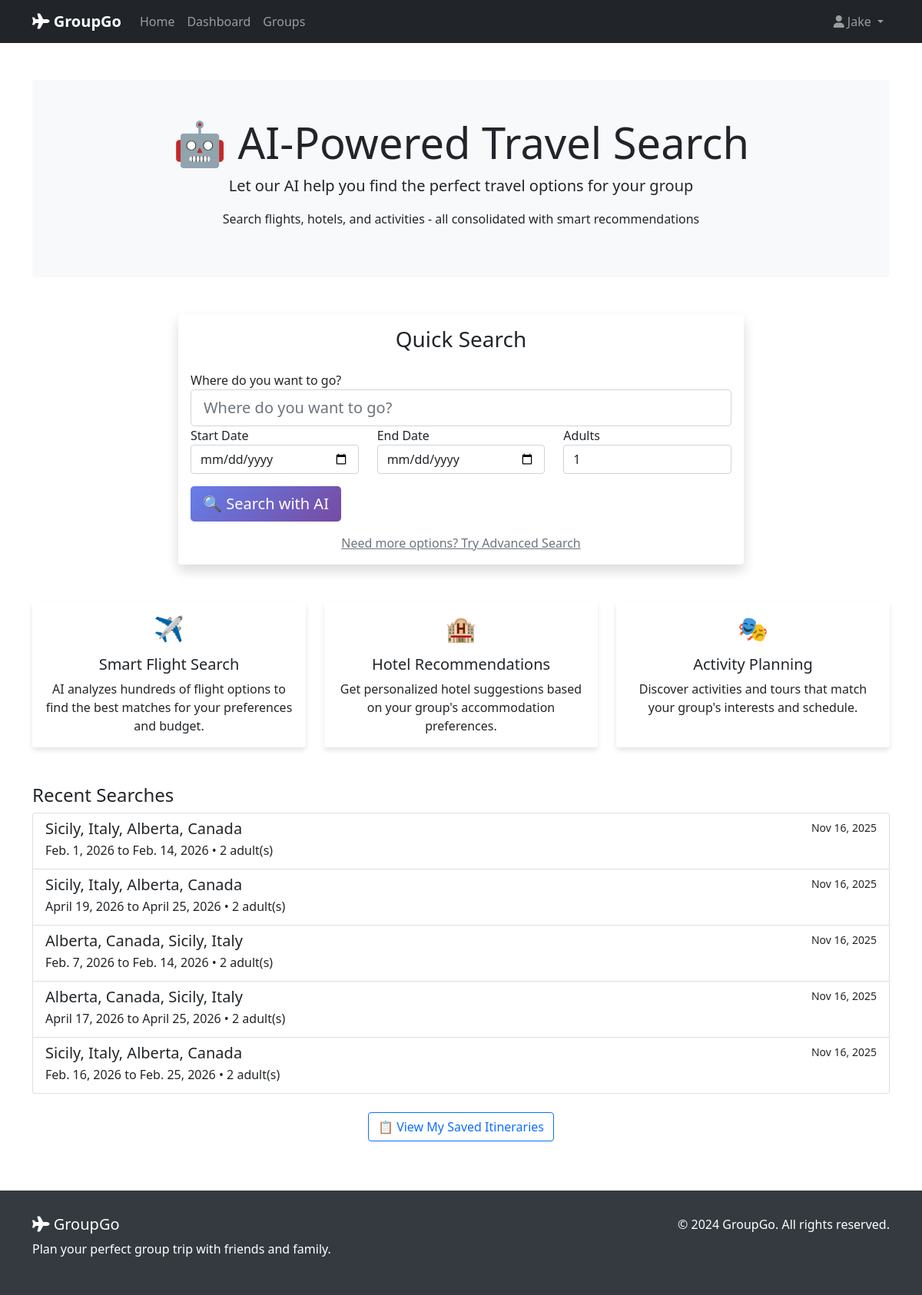
The page /ai/ (signed in) on the database as committed earlier.
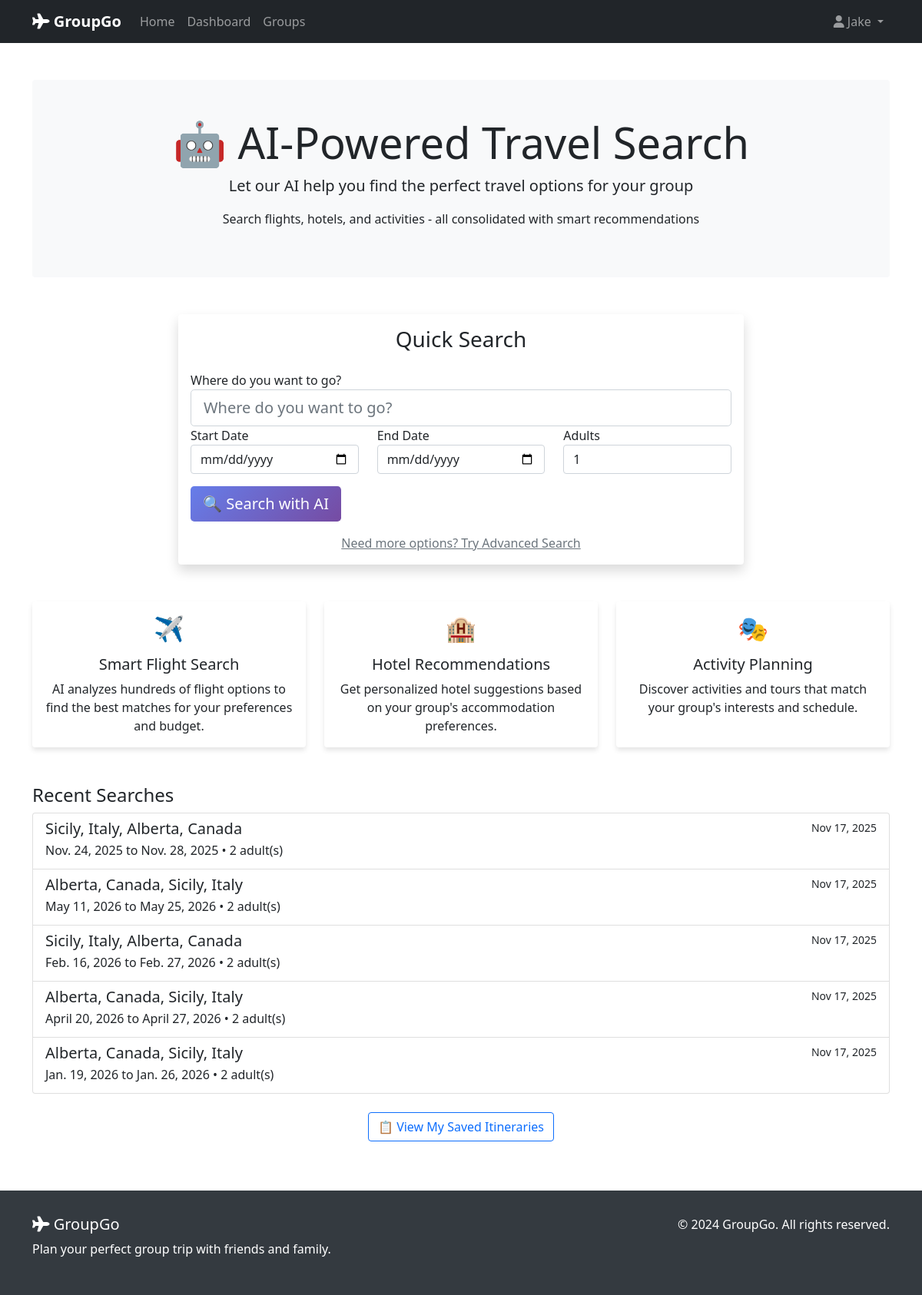
The same page on the database as committed later.
### ai_implementation/models.py (models this page shows, shortened)
class TravelSearch(models.Model):
    id = models.UUIDField(primary_key=True, default=uuid.uuid4, editable=False)
    user = models.ForeignKey(
        User, on_delete=models.CASCADE, related_name="travel_searches"
    )
    group = models.ForeignKey(
        "travel_groups.TravelGroup",
        on_delete=models.CASCADE,
        null=True,
        blank=True,
        related_name="ai_searches",
    )
    destination = models.CharField(max_length=200)
    origin = models.CharField(max_length=200, blank=True, null=True)
    start_date = models.DateField()
    end_date = models.DateField()
    adults = models.PositiveIntegerField(default=1)
    rooms = models.PositiveIntegerField(default=1)
    budget_min = models.DecimalField(
        max_digits=10, decimal_places=2, null=True, blank=True
    )
    budget_max = models.DecimalField(
        max_digits=10, decimal_places=2, null=True, blank=True
    )
    accommodation_type = models.CharField(max_length=100, blank=True, null=True)
    activity_categories = models.TextField(
        blank=True, null=True, help_text="Comma-separated list"
    )
    created_at = models.DateTimeField(auto_now_add=True)
    updated_at = models.DateTimeField(auto_now=True)
    is_completed = models.BooleanField(default=False)
    class Meta:
        ordering = ["-created_at"]
        verbose_name = "Travel Search"
        verbose_name_plural = "Travel Searches"

### ai_implementation/views.py (the view)
# urls.py: path('', views.search_home, name='search_home'),
@login_required
def search_home(request):
    quick_form = QuickSearchForm()
    recent_searches = TravelSearch.objects.filter(user=request.user)[:5]
    context = {
        "quick_form": quick_form,
        "recent_searches": recent_searches,
    }
    return render(request, "ai_implementation/search_home.html", context)

### ai_implementation/forms.py (shortened to what this page needs)
class QuickSearchForm(forms.Form):
    destination = forms.CharField(
        max_length=200,
        widget=forms.TextInput(attrs={
            'class': 'form-control form-control-lg',
            'placeholder': 'Where do you want to go?'
        })
    )
    start_date = forms.DateField(
        widget=forms.DateInput(attrs={
            'class': 'form-control',
            'type': 'date'
        })
    )
    end_date = forms.DateField(
        widget=forms.DateInput(attrs={
            'class': 'form-control',
            'type': 'date'
        })
    )
    adults = forms.IntegerField(
        initial=1,
        min_value=1,
        max_value=20,
        widget=forms.NumberInput(attrs={
            'class': 'form-control',
            'value': '1'
        })
    )

### ai_implementation/templates/ai_implementation/search_home.html (shortened to what the changed rows need)
{% extends 'base.html' %}
{% load static %}
{% block content %}
<div class="container mt-5">
    <div class="jumbotron text-center bg-light p-5 rounded">
        <h1 class="display-4">🤖 AI-Powered Travel Search</h1>
    </div>
    <div class="row mt-5 mb-5">
        <div class="col-md-4">
            <div class="card h-100 text-center">
                <div class="card-body">
                    <h2 class="mb-3">✈️</h2>
                </div>
            </div>
        </div>
        <div class="col-md-4">
            <div class="card h-100 text-center">
                <div class="card-body">
                    <h2 class="mb-3">🏨</h2>
                </div>
            </div>
        </div>
        <div class="col-md-4">
            <div class="card h-100 text-center">
                <div class="card-body">
                    <h2 class="mb-3">🎭</h2>
                </div>
            </div>
        </div>
    </div>
    {% if recent_searches %}
    <div class="row mt-5">
        <div class="col-md-12">
            <div class="list-group">
                {% for search in recent_searches %}
                <a href="{% url 'ai_implementation:search_results' search.id %}" class="list-group-item list-group-item-action">
                    <div class="d-flex w-100 justify-content-between">
                        <h5 class="mb-1">{{ search.destination }}</h5>
                        <small>{{ search.created_at|date:"M d, Y" }}</small>
                    </div>
                    <p class="mb-1">{{ search.start_date }} to {{ search.end_date }} • {{ search.adults }} adult(s)</p>
                </a>
                {% endfor %}
            </div>
        </div>
    </div>
    {% endif %}
</div>
{% endblock %}

Rows that differ between the two databases and show on the page:
no longer on this page (row unchanged): TravelSearch: destination "Sicily, Italy, Alberta, Canada", created_at "Nov 16, 2025", start_date "Feb. 1, 2026", end_date "Feb. 14, 2026", adults "2"
no longer on this page (row unchanged): TravelSearch: destination "Sicily, Italy, Alberta, Canada", created_at "Nov 16, 2025", start_date "April 19, 2026", end_date "April 25, 2026", adults "2"
no longer on this page (row unchanged): TravelSearch: destination "Alberta, Canada, Sicily, Italy", created_at "Nov 16, 2025", start_date "Feb. 7, 2026", end_date "Feb. 14, 2026", adults "2"
no longer on this page (row unchanged): TravelSearch: destination "Alberta, Canada, Sicily, Italy", created_at "Nov 16, 2025", start_date "April 17, 2026", end_date "April 25, 2026", adults "2"
no longer on this page (row unchanged): TravelSearch: destination "Sicily, Italy, Alberta, Canada", created_at "Nov 16, 2025", start_date "Feb. 16, 2026", end_date "Feb. 25, 2026", adults "2"
added TravelSearch: destination "Sicily, Italy, Alberta, Canada", created_at "Nov 17, 2025", start_date "Nov. 24, 2025", end_date "Nov. 28, 2025", adults "2"
added TravelSearch: destination "Alberta, Canada, Sicily, Italy", created_at "Nov 17, 2025", start_date "May 11, 2026", end_date "May 25, 2026", adults "2"
added TravelSearch: destination "Sicily, Italy, Alberta, Canada", created_at "Nov 17, 2025", start_date "Feb. 16, 2026", end_date "Feb. 27, 2026", adults "2"
added TravelSearch: destination "Alberta, Canada, Sicily, Italy", created_at "Nov 17, 2025", start_date "April 20, 2026", end_date "April 27, 2026", adults "2"
added TravelSearch: destination "Alberta, Canada, Sicily, Italy", created_at "Nov 17, 2025", start_date "Jan. 19, 2026", end_date "Jan. 26, 2026", adults "2"
